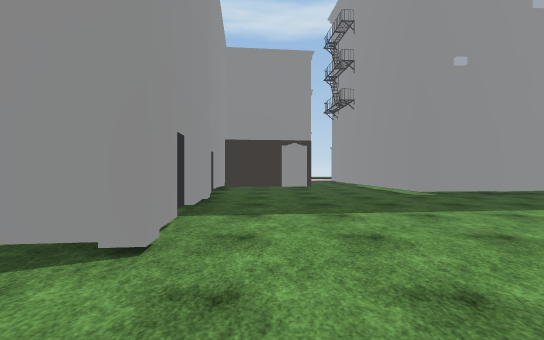
View 1 (above)

23 first-person views from a walk through a 3-D level made in the Unity game engine. The camera is 1.3 m above the floor, looks level and sees 90° across. The floor is counted in squares, 2 m on a side. Each view is taken from the middle of a square. On the plan, view 1 faces up. The plan holds only what a view shows up to about 9 squares ahead; the rest is blank. The place goes on beyond the plan. Some surface patterns are stand-ins.

View 2
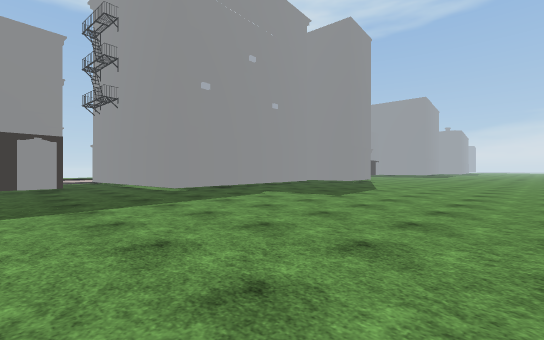

View 3
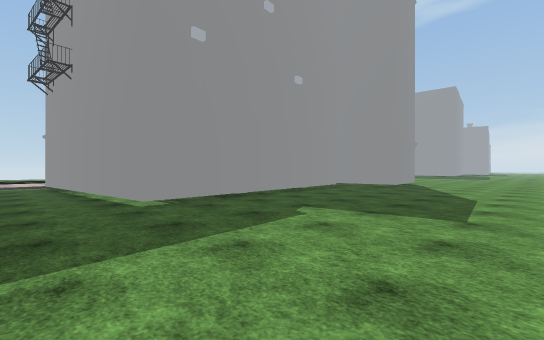

View 4
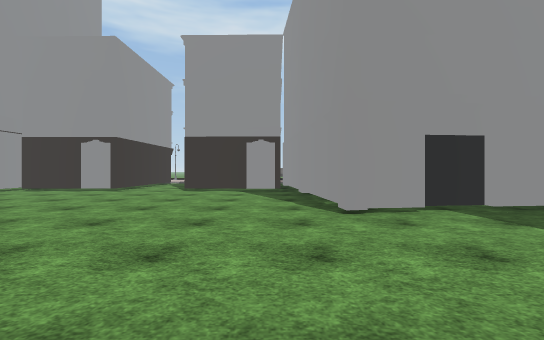

View 5
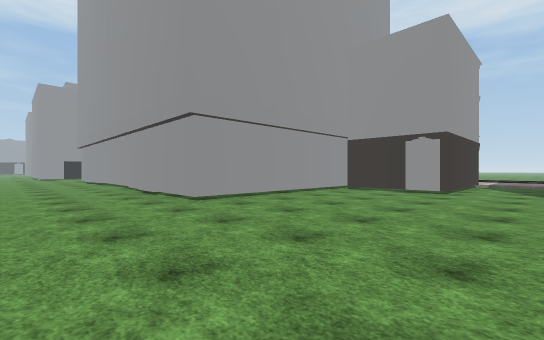

View 6
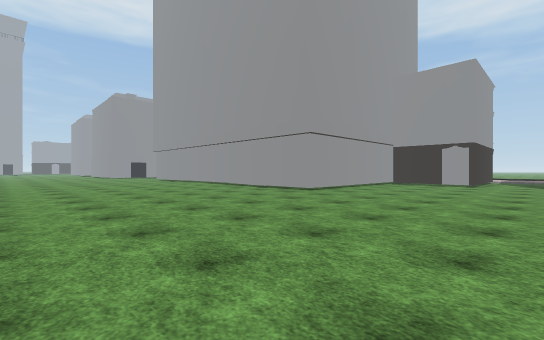

View 7
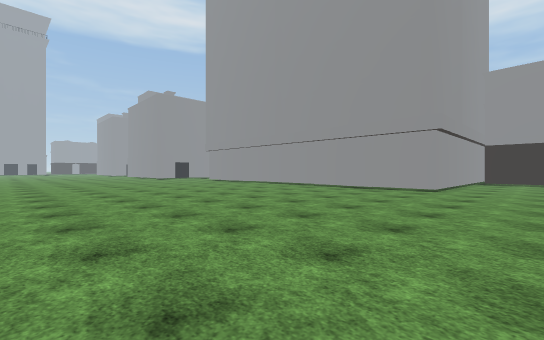

View 8
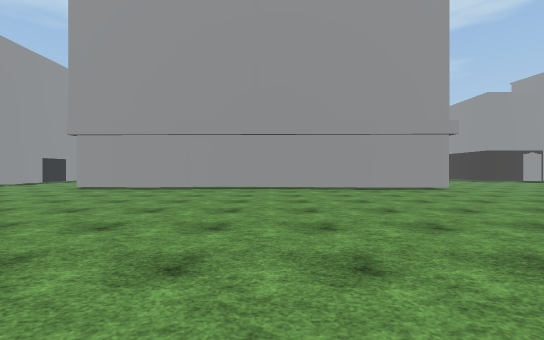

View 9
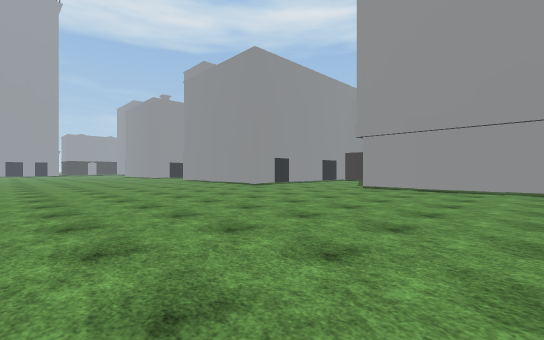

View 10
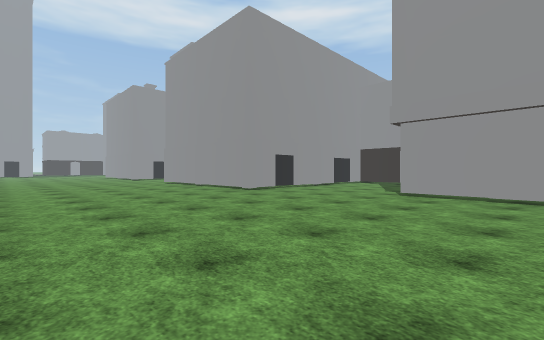

View 11
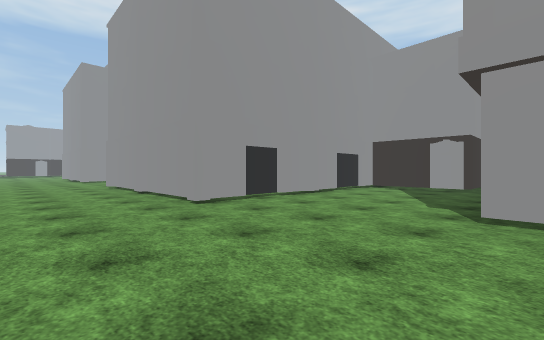

View 12
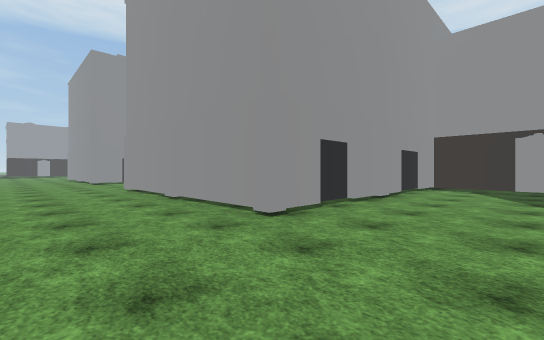

View 13
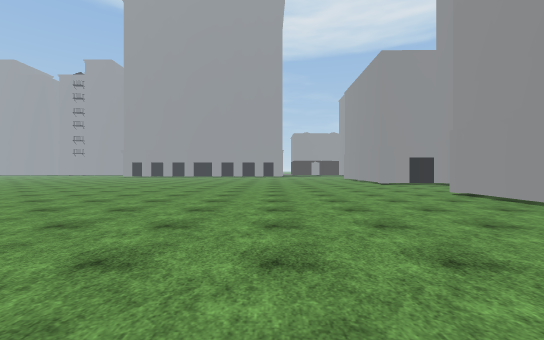

View 14
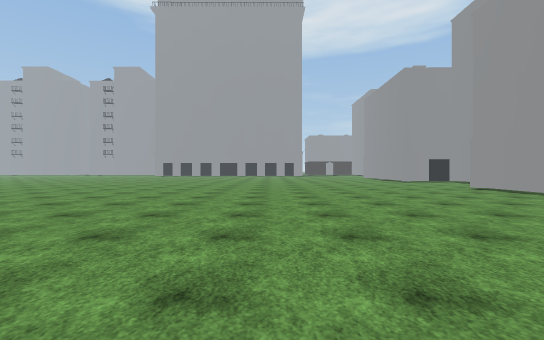

View 15
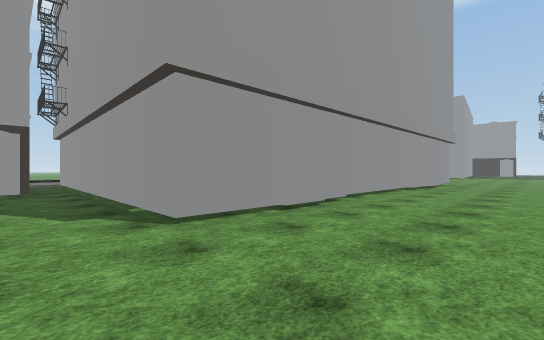

View 16
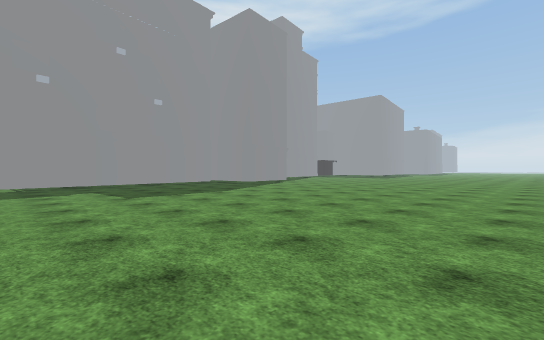

View 17
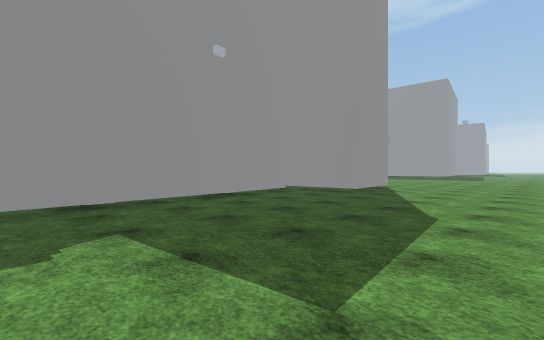

View 18
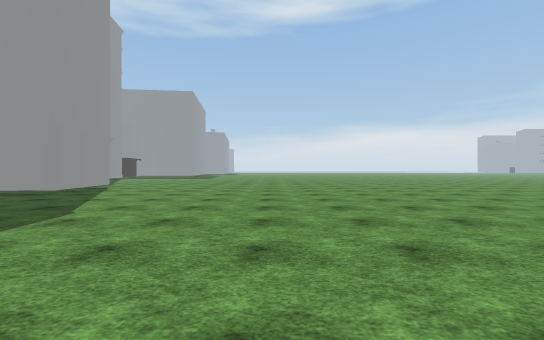

View 19
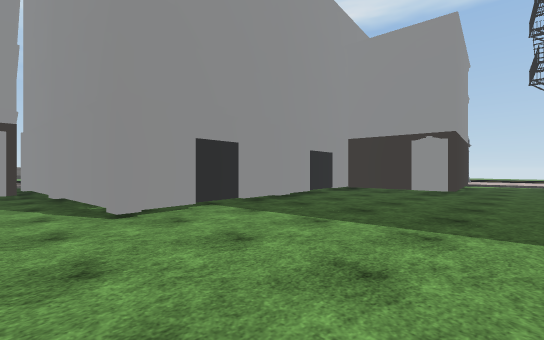

View 20
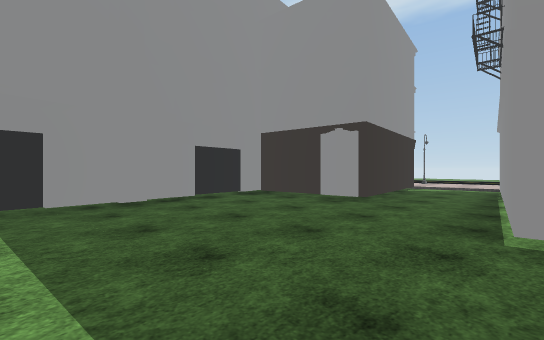

View 21
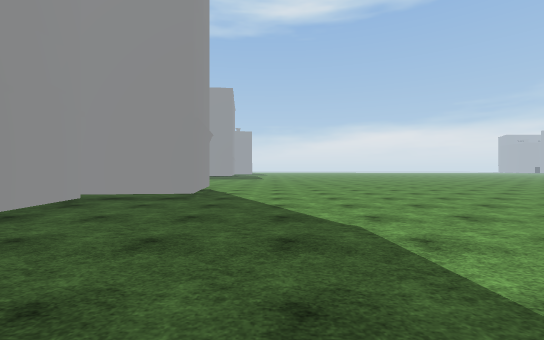

View 22
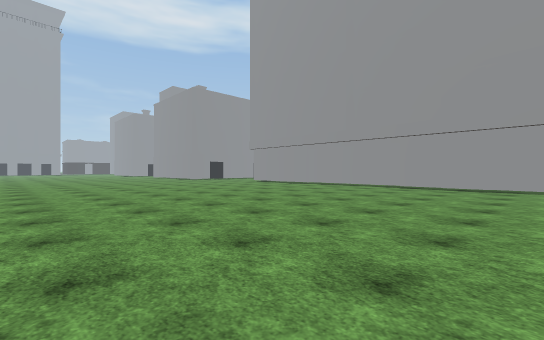

View 23
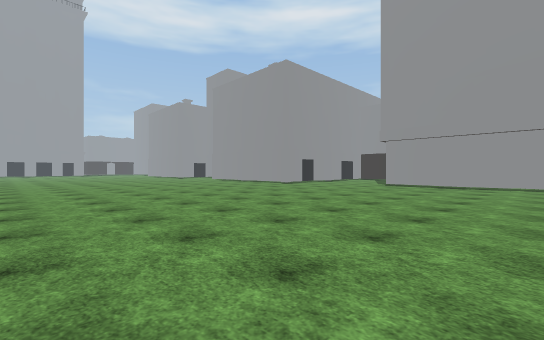

### Floor plan
Key: @ floor where view 1 was taken; # wall or solid block; . main floor; : floor 0.25 m higher than the main floor; B building.
Columns run from 9 left of view 1 to 14 right of it. Each row starts with its distance up from view 1.
 15            ::
 14           B.#
 13           #.#
 12           #..
 11           #..#
 10          ##..#
  9        ###...#
  8        #.....#  ##B###
  7        B.....##B.....##
  6        #..............##
  5        #................
  4        #................
  3        ##...............
  2  .######B...............
  1  ####...................
  0     .....@..............
 -1     ....................
 -2 ........................
 -3 ........................
 -4  ###....................
 -5    #....................
 -6    #............... ....
 -7    #######.........  ...
 -8          #..........  ..
 -9          #..........
-10          #..........
-11          #..........
-12          #..........
-13          #..........
-14          #..........
-15          #...........
-16          #...........
-17          #...........
-18          #...........
-19  #########...........
-20  ....................
-21    #.................
-22    #.................
-23    #.................
-24    #######B..........
-25          ##...........
-26           #............
-27           #.............
-28           #.............
-29           #.............
-30           #.............
-31           ..............
-32           ..............

Where each view was taken, in squares from view 1:
view 1: 0 up, 0 right, facing up
view 2: 1 down, 0 right, facing up-right
view 3: 2 up, 2 right, facing up-right
view 4: 1 up, 3 right, facing left
view 5: 2 down, 3 right, facing down-left
view 6: 2 down, 7 right, facing down-left
view 7: 5 down, 9 right, facing down-left
view 8: 13 down, 9 right, facing left
view 9: 15 down, 9 right, facing down-left
view 10: 17 down, 7 right, facing down-left
view 11: 19 down, 4 right, facing down-left
view 12: 21 down, 4 right, facing down-left
view 13: 23 down, 6 right, facing down
view 14: 21 down, 8 right, facing down
view 15: 21 down, 3 right, facing up-left
view 16: 4 down, 4 right, facing up-right
view 17: 2 up, 5 right, facing up-right
view 18: 0 up, 5 right, facing right
view 19: 1 up, 3 right, facing up-left
view 20: 4 up, 4 right, facing up-left
view 21: 4 up, 6 right, facing right
view 22: 8 down, 10 right, facing down-left
view 23: 15 down, 11 right, facing down-left
